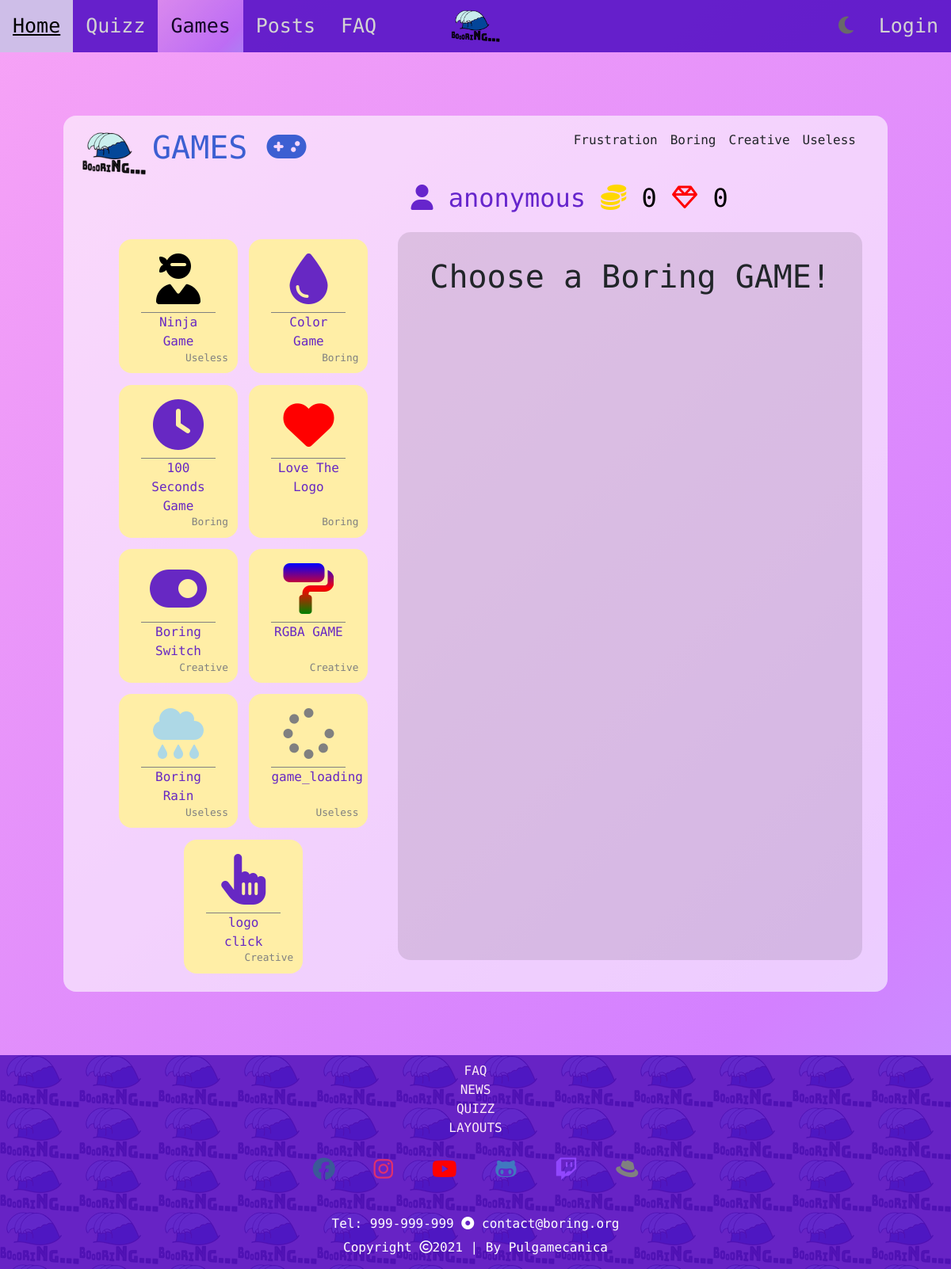
The app's page /games, older data.
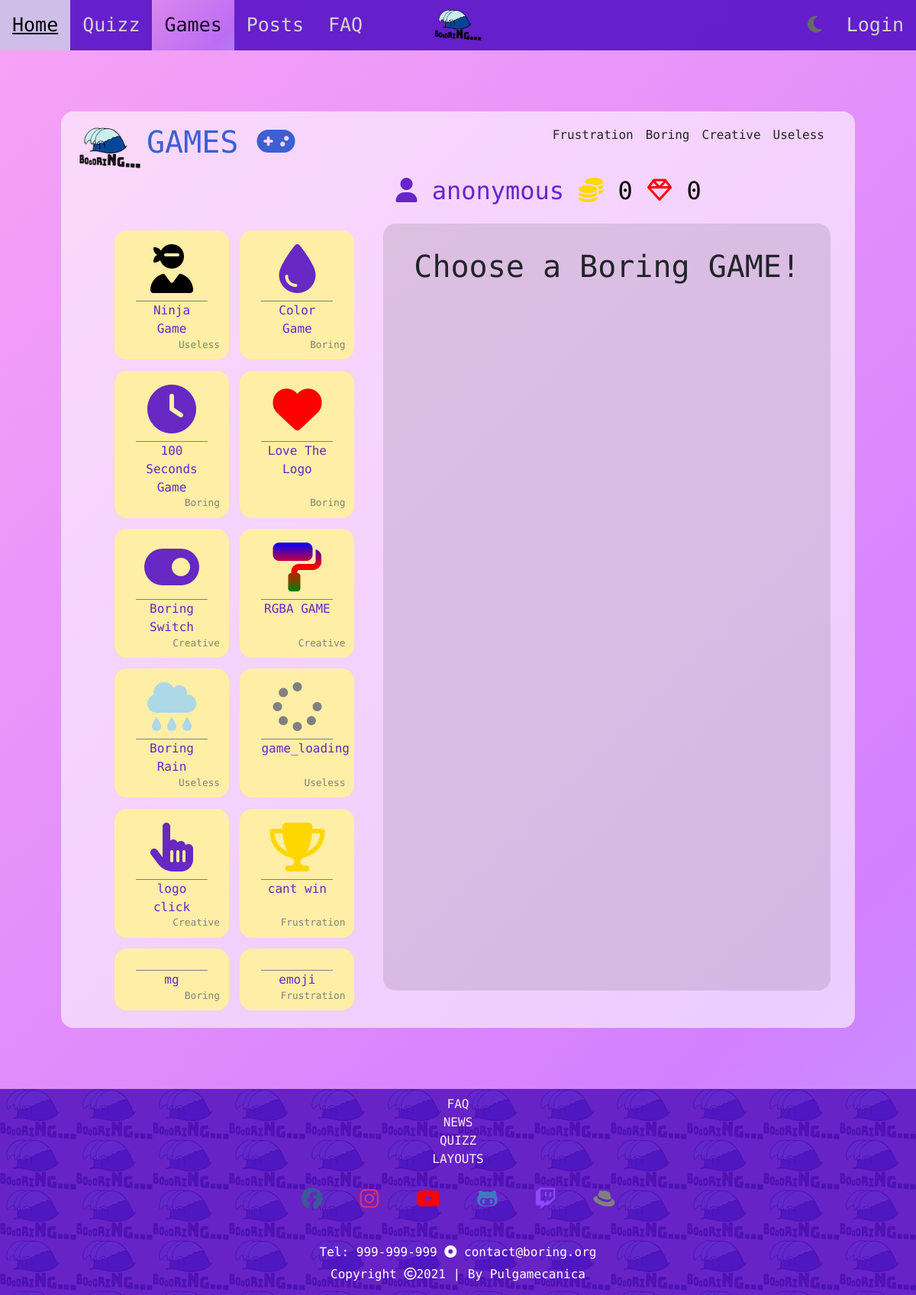
The same page, newer data.
### boring/models.py (models this page shows, shortened)
class Game(models.Model):
    class GameCategory(models.IntegerChoices):
        USELESS = 0
        CREATIVE = 1
        BORING = 2
        FRUSTRATION = 3
    name = models.CharField(max_length = 30)
    description = models.CharField(max_length = 150)
    iconClass1 = models.CharField(max_length = 5, blank=True, default='')
    iconClass2 = models.CharField(max_length = 15, blank=True, default='')
    function = models.CharField(max_length = 50, choices=FUNCTIONS)
    hint_text = models.CharField(max_length = 200, blank=True, default='')
    points_per_win = models.IntegerField(default = 10)
    likes = models.IntegerField(default = 0)
    active = models.BooleanField(default=False)
    created_at = models.DateTimeField(auto_now_add=True)
    category = models.IntegerField(choices=GameCategory.choices, default=False)
    user = models.ForeignKey(BoringUser, on_delete=models.CASCADE, related_name="games")
    times_played = models.IntegerField(default = 0)
    def getCat(self):
        return self.GameCategory.choices[self.category]

### boring_website/views.py (the view)
# urls.py: path('games', views.games_page_view, name='games'),
def games_page_view(request):
    active_games = {'games': Game.objects.all().filter(active=True), 'games_by_cat': enumerate([(category[0], category[1], Game.objects.all().filter(category=category[0]).filter(active=True)) for category in Game.GameCategory.choices])}
    return render(request, 'boring_website/games.html', active_games)

### boring_website/templates/boring_website/games.html (shortened to what this page needs)
{% extends 'boring_website/base.html' %}
{% block main %}
<div class="games-container" id="games-active">
        {% load static %}
		<h1><img src="{% static 'boring_website/images/logo100px.png' %}">GAMES <i class="fas fa-gamepad"></i></h1>
        {% for index, category in games_by_cat %}
            <ul class="dropdown">
                {{ category.1 }}
		    </ul>
        {% endfor %}
		<div class="games-grid">
			<div class="games-options">
				<div class="games-flex-container">
                    {% for game in games  %}
                        <a href="#load-game-section" onclick="loadGame('{{ game.function }}', '{{game.likes}}')">
                            <article>
                                <i class="{{ game.iconClass1 }} {{ game.iconClass2 }}"></i>
                                <h6> {{ game.getCat.1 }} </h6>
                                <p> {{ game.name }} </p>
                            </article>
                        </a>
                    {% endfor %}
				</div>
			</div>
			<main class="game-player-section">
				<h2>
                    {% if user.is_authenticated %}
                        <i class="fas fa-user"></i> {{ request.user.username }}
                        <span class="right"><i class="fas fa-coins"></i> {{ request.user.boringuser.boring_coins }} <i class="far fa-gem"></i> {{ request.user.boringuser.boring_diamonds }} </span>
                    {% else %}
                        <i class="fas fa-user"></i> anonymous
                        <span class="right"><i class="fas fa-coins"></i> 0 <i class="far fa-gem"></i> 0 </span>
                    {% endif %}
				</h2>
				<div id="load-game-section" class="game-play-area">
					<h1 class="active-game choose-game"> Choose a Boring GAME!</h1>
				</div>
			</main>
		</div>
	</div>
{% endblock %}

### boring_website/templates/boring_website/base.html (shortened to what this page needs)
<!DOCTYPE html>
{% load static %}
<html>
<head>
	<link rel="stylesheet" href="https://cdnjs.cloudflare.com/ajax/libs/tempusdominus-bootstrap-4/5.1.2/css/tempusdominus-bootstrap-4.min.css" />
	<link rel="stylesheet" href="https://maxcdn.bootstrapcdn.com/bootstrap/4.5.2/css/bootstrap.min.css">
	<link rel="stylesheet" href="{% static 'boring_website/css/base.css' %}">
	<link rel="stylesheet" href="{% static 'boring_website/css/home.css' %}">
	<link rel="stylesheet" href="{% static 'boring_website/css/faq.css' %}">
	<link rel="stylesheet" href="{% static 'boring_website/css/posts.css' %}">
	<link rel="stylesheet" href="{% static 'boring_website/css/games.css' %}">
	<link rel="stylesheet" href="{% static 'boring/css/profile.css' %}">
	<link rel="stylesheet" href="{% static 'boring/css/boringGames.css' %}">
	<link rel="stylesheet" href="{% static 'boring/css/login.css' %}">
</head>
<body data-review="{% url 'boring_website:review' %}">
    <nav id="navBar">
		<div class="topnav">
			<div class="topnav-centered">
				<a href="{% url 'boring_website:home' %}"><img src="{% static 'boring_website/images/logo100px.png' %}" alt="logo"></a>
			</div>
			<a href="{% url 'boring_website:home' %}" class="active">Home</a>
			<a href="{% url 'boring_website:quizz' %}">Quizz</a>
			<a href="{% url 'boring_website:games' %}">Games</a>
			<a href="{% url 'boring_website:posts' %}">Posts</a>
			<a href="{% url 'boring_website:faq' %}">FAQ</a>
			<div class="topnav-right">
				<a id="darkMode" onclick="myFunction()"><i class="fas fa-moon"></i></a>
				{% if user.is_authenticated %}
					<a class="profile" href="{% url 'boring:profile' %}"><i class="fas fa-user"></i></a>
				{% else %}
					<a class="profile" href="{% url 'boring:login' %}">Login</a>
				{% endif %}
			</div>
		</div>
	</nav>
	<div id="boring-main-container">
		{% block main %}
    	{% endblock %}
	</div>
    <div class="footer">
		<div class="quick-links">
			<span class="quicks">
				<a href="{% url 'boring_website:faq' %}">FAQ</a>
				<a href="./news">NEWS</a>
				<a href="{% url 'boring_website:quizz' %}">QUIZZ</a>
				<a href="./website-guide">LAYOUTS</a>
			</span>
			<ul class="socials-list">
				<h3>
					<li class="facebook"><a href=""><i class="fab fa-facebook"></i></a></li>
					<li class="instagram"><a href=""><i class="fab fa-instagram"></i></a></li>
					<li class="youtube"><a href=""><i class="fab fa-youtube"></i></a></li>
					<li class="github"><a href=""><i class="fab fa-github-alt"></i></a></li>
					<li class="twitch"><a href=""><i class="fab fa-twitch"></i></a></li>
					<li class="hat"><a href=""><i class="fab fa-redhat"></i></a></li>
				</h3>
			</ul>
			<h6>Tel: 999-999-999 <i class="fas fa-dot-circle"></i> contact@boring.org</h6>
			<h6>Copyright <i class="far fa-copyright"></i>2021 | By Pulgamecanica </h6>
		</div>
	</div>
</body>
</html>

### boring_website/static/boring_website/css/base.css (style rules this page uses)
* { scroll-behavior: smooth; box-sizing: border-box; padding: 0; margin: 0; }
html { width: 100%; }
body { width: 100%; margin: 0; background: linear-gradient(-45deg, #17eb76, #0be683, #4fe3b9, #8cd5ff, #d380ff, #f7a3f6); background-size: 400% 400%; animation: gradient 10s ease infinite; font-family: 'Nova Mono', monospace; }
#navBar { z-index: 999; }
.topnav { position: relative; overflow: hidden; background: #5712c7e6; }
.topnav a img { height: 40px; }
.topnav a { float: left; color: lightgray; padding: 14px 16px; font-size: 25px; }
.topnav a.active { opacity: 0.8; background: linear-gradient(-45deg, #17eb76, #0be683, #4fe3b9, #8cd5ff, #d380ff, #f7a3f6); background-size: 400% 400%; animation: gradient 5s ease infinite; color: black; }
.topnav-centered a { float: none; position: absolute; top: 50%; left: 50%; transform: translate(-50%, -50%); }
.topnav-centered a img { transition: transform 1.0s; }
.topnav-right { float: right; }
.topnav .topnav-right #darkMode { color: dimgray; }
#boring-main-container { width: 100%; min-height: 100vh; }
.footer { background-color: rgb(255, 197, 185); background-image: url(../images/logo100px.png); color: #fff; text-align: center; }
.footer .quick-links { padding: 0.5rem;background: rgba(87, 18, 199, 0.90); }
.footer .quicks a { display: block; text-decoration: none; color: #ffebf6; cursor: pointer; }
.footer .socials-list { margin: 10px; display: inline; }
.footer .socials-list li { display: inline;margin: 0 1rem; }
.footer .socials-list .facebook a { color: #3b5998; }
.footer .socials-list .instagram a { color: #e1306c; }
.footer .socials-list .youtube a { color: #FF0000; }
.footer .socials-list .github a { color: #4078c0; }
.footer .socials-list .twitch a { color: #9147fe; }
.footer .socials-list .hat a { color: gray; }
@media only screen and (min-width: 901px) { nav { position: sticky; top: 0; } }

### boring_website/static/boring_website/css/home.css (style rules this page uses)
.intro-box h1, h5, h6, p { margin: 10px; }
.donation-box h1, .donation-box h2, p { text-align: center; }

### boring_website/static/boring_website/css/games.css (style rules this page uses)
.games-container { min-height: 75vh; margin: 5rem; padding: 1rem 2rem; background-color: rgba(255, 255, 255, 0.6); border-radius: 1em; position: relative; }
.games-container > h1 { color: #3c5fd2; display: inline; font-size: 250%; }
.games-container h1 img { width: 80px; height: auto; transform: translate(-10%, 10%); }
.games-container ul { float: right; padding-left: 0.5rem; padding-right: 0.5rem; cursor: pointer; border-top: 3px rgba(0, 0, 0, 0) solid; }
.games-grid { display: grid;grid-template-columns: [games-options] 40% [game-player-section] 60%; }
.games-grid .games-options { grid-column: 1 / 2; grid-row: 1; }
.games-grid .game-player-section { grid-column: 2 / 3;grid-row: 1; }
.games-container .games-flex-container { margin-top: 5rem; display: flex; flex-flow: row wrap; justify-content: center; align-items: stretch; }
.games-container .games-flex-container > a { background-color: #ffeea6; margin: 0.45rem; width: 150px; text-align: center; padding: 1rem; border-radius: 1em; border-width: 2px; border-style: solid; border-color: rgba(0, 0 ,0 ,0); text-decoration: none; color: #5712c7e6; overflow: hidden; position: relative; }
.games-container .games-flex-container a article i { font-size: 400%; }
.games-container .games-flex-container a article .fa-trophy { color: gold; }
.games-container .games-flex-container a article .fa-paint-roller { background: -webkit-linear-gradient(blue, red, green);-webkit-background-clip: text;-webkit-text-fill-color: transparent; }
.games-container .games-flex-container a article .fa-cloud-rain { color: lightblue; }
.games-container .games-flex-container a article .fa-heart { color: red; }
.games-container .games-flex-container a article .fa-spinner { color: gray; }
.games-container .games-flex-container a article .fa-user-ninja { color: black; }
.games-container .games-flex-container a article p { border-top: 1px gray solid; }
.games-container .games-flex-container a article h6 { position: absolute; bottom: 0; right: 0; font-size: 80%; color: gray; }
.games-grid .game-player-section > h2 { padding: 1rem;color: rgba(87, 18, 199, 0.90); }
.games-grid .game-player-section > h2 .fa-gem { color: red; }
.games-grid .game-player-section > h2 .fa-coins { color: gold; }
.games-grid .game-player-section .right { color: black; display: inline-block; }
.games-grid .game-player-section > .game-play-area { min-height: 90%; background-color: rgba(0 ,0, 0, 0.1); border-radius: 1em; text-align: center; padding: 2rem; }
.game-play-area .choose-game { margin: auto; }

Row changes from the older to the newer data that the page shows:
added Game: getCat.1 "Frustration", name "cant win"
added Game: getCat.1 "Boring", name "mg"
added Game: getCat.1 "Frustration", name "emoji"
